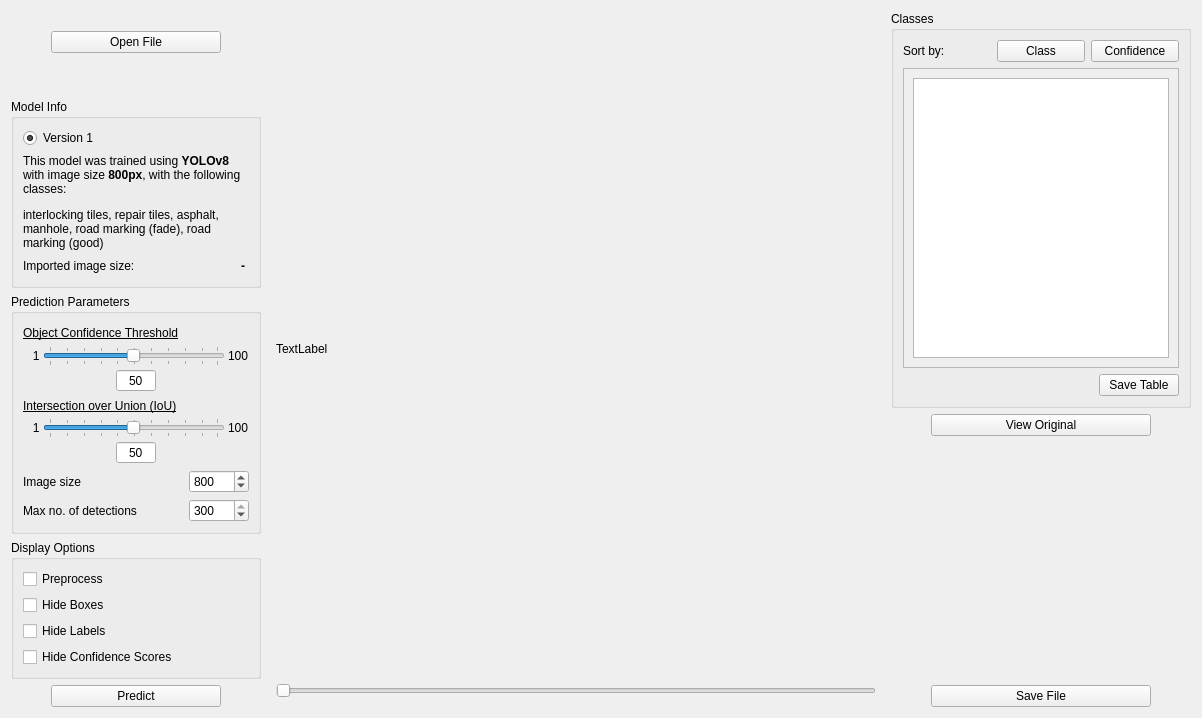
      <widget class="QWidget" name="imageSegment_tab">
       <attribute name="title">
        <string>Image Segmentation</string>
       </attribute>
       <layout class="QHBoxLayout" name="horizontalLayout_10">
        <item>
         <layout class="QVBoxLayout" name="verticalLayout_6">
          <item>
           <spacer name="verticalSpacer_3">
            <property name="orientation">
             <enum>Qt::Vertical</enum>
            </property>
            <property name="sizeType">
             <enum>QSizePolicy::Fixed</enum>
            </property>
            <property name="sizeHint" stdset="0">
             <size>
              <width>20</width>
              <height>20</height>
             </size>
            </property>
           </spacer>
          </item>
          <item>
           <layout class="QHBoxLayout" name="horizontalLayout_8">
            <item>
             <spacer name="horizontalSpacer_8">
              <property name="orientation">
               <enum>Qt::Horizontal</enum>
              </property>
              <property name="sizeType">
               <enum>QSizePolicy::Fixed</enum>
              </property>
              <property name="sizeHint" stdset="0">
               <size>
                <width>40</width>
                <height>20</height>
               </size>
              </property>
             </spacer>
            </item>
            <item>
             <widget class="QPushButton" name="openFile_Button">
              <property name="styleSheet">
               <string notr="true"/>
              </property>
              <property name="text">
               <string>Open File</string>
              </property>
             </widget>
            </item>
            <item>
             <spacer name="horizontalSpacer_7">
              <property name="orientation">
               <enum>Qt::Horizontal</enum>
              </property>
              <property name="sizeType">
               <enum>QSizePolicy::Fixed</enum>
              </property>
              <property name="sizeHint" stdset="0">
               <size>
                <width>40</width>
                <height>20</height>
               </size>
              </property>
             </spacer>
            </item>
           </layout>
          </item>
          <item>
           <spacer name="verticalSpacer_4">
            <property name="orientation">
             <enum>Qt::Vertical</enum>
            </property>
            <property name="sizeHint" stdset="0">
             <size>
              <width>20</width>
              <height>40</height>
             </size>
            </property>
           </spacer>
          </item>
          <item>
           <widget class="QGroupBox" name="info_groupBox">
            <property name="minimumSize">
             <size>
              <width>250</width>
              <height>0</height>
             </size>
            </property>
            <property name="maximumSize">
             <size>
              <width>250</width>
              <height>16777215</height>
             </size>
            </property>
            <property name="title">
             <string>Model Info</string>
            </property>
            <layout class="QGridLayout" name="gridLayout">
             <item row="4" column="0">
              <layout class="QHBoxLayout" name="horizontalLayout_11">
               <item>
                <widget class="QLabel" name="label">
                 <property name="text">
                  <string>Imported image size:</string>
                 </property>
                </widget>
               </item>
               <item>
                <spacer name="horizontalSpacer_11">
                 <property name="orientation">
                  <enum>Qt::Horizontal</enum>
                 </property>
                 <property name="sizeHint" stdset="0">
                  <size>
                   <width>40</width>
                   <height>20</height>
                  </size>
                 </property>
                </spacer>
               </item>
               <item>
                <widget class="QLabel" name="imageSizeInfo_label">
                 <property name="text">
                  <string>&lt;html&gt;&lt;head/&gt;&lt;body&gt;&lt;p&gt;&lt;span style=&quot; font-weight:600;&quot;&gt;  - &lt;/span&gt;&lt;/p&gt;&lt;/body&gt;&lt;/html&gt;</string>
                 </property>
                </widget>
               </item>
              </layout>
             </item>
             <item row="1" column="0">
              <widget class="QLabel" name="label_2">
               <property name="text">
                <string>&lt;html&gt;&lt;head/&gt;&lt;body&gt;&lt;p&gt;This model was trained using &lt;span style=&quot; font-weight:600;&quot;&gt;YOLOv8&lt;/span&gt; with image size &lt;span style=&quot; font-weight:600;&quot;&gt;800px&lt;/span&gt;, with the following classes:&lt;/p&gt;&lt;p&gt;interlocking tiles, repair tiles, asphalt, manhole, road marking (fade), road marking (good)&lt;/p&gt;&lt;/body&gt;&lt;/html&gt;</string>
               </property>
               <property name="wordWrap">
                <bool>true</bool>
               </property>
              </widget>
             </item>
             <item row="0" column="0">
              <widget class="QRadioButton" name="modelV1_radioButton">
               <property name="text">
                <string>Version 1</string>
               </property>
               <property name="checkable">
                <bool>true</bool>
               </property>
               <property name="checked">
                <bool>true</bool>
               </property>
              </widget>
             </item>
            </layout>
           </widget>
          </item>
          <item>
           <widget class="QGroupBox" name="predictParams_groupBox">
            <property name="maximumSize">
             <size>
              <width>250</width>
              <height>16777215</height>
             </size>
            </property>
            <property name="title">
             <string>Prediction Parameters</string>
            </property>
            <layout class="QVBoxLayout" name="verticalLayout_4">
             <item>
              <layout class="QVBoxLayout" name="verticalLayout">
               <property name="spacing">
                <number>3</number>
               </property>
               <item>
                <layout class="QHBoxLayout" name="horizontalLayout_3">
                 <item>
                  <widget class="QLabel" name="label_6">
                   <property name="text">
                    <string>&lt;html&gt;&lt;head/&gt;&lt;body&gt;&lt;p&gt;&lt;span style=&quot; text-decoration: underline;&quot;&gt;Object Confidence Threshold&lt;/span&gt;&lt;/p&gt;&lt;/body&gt;&lt;/html&gt;</string>
                   </property>
                  </widget>
                 </item>
                 <item>
                  <spacer name="horizontalSpacer_3">
                   <property name="orientation">
                    <enum>Qt::Horizontal</enum>
                   </property>
                   <property name="sizeHint" stdset="0">
                    <size>
                     <width>40</width>
                     <height>20</height>
                    </size>
                   </property>
                  </spacer>
                 </item>
                </layout>
               </item>
               <item>
                <layout class="QHBoxLayout" name="horizontalLayout_2">
                 <item>
                  <widget class="QLabel" name="minConf_label">
                   <property name="text">
                    <string>   1</string>
                   </property>
                  </widget>
                 </item>
                 <item>
                  <widget class="QSlider" name="conf_Slider">
                   <property name="maximumSize">
                    <size>
                     <width>16777215</width>
                     <height>20</height>
                    </size>
                   </property>
                   <property name="minimum">
                    <number>1</number>
                   </property>
                   <property name="maximum">
                    <number>100</number>
                   </property>
                   <property name="singleStep">
                    <number>1</number>
                   </property>
                   <property name="pageStep">
                    <number>10</number>
                   </property>
                   <property name="sliderPosition">
                    <number>50</number>
                   </property>
                   <property name="orientation">
                    <enum>Qt::Horizontal</enum>
                   </property>
                   <property name="tickPosition">
                    <enum>QSlider::TicksBothSides</enum>
                   </property>
                   <property name="tickInterval">
                    <number>10</number>
                   </property>
                  </widget>
                 </item>
                 <item>
                  <widget class="QLabel" name="maxConf_label">
                   <property name="text">
                    <string>100</string>
                   </property>
                  </widget>
                 </item>
                </layout>
               </item>
               <item>
                <layout class="QHBoxLayout" name="horizontalLayout">
                 <item>
                  <spacer name="horizontalSpacer">
                   <property name="orientation">
                    <enum>Qt::Horizontal</enum>
                   </property>
                   <property name="sizeHint" stdset="0">
                    <size>
                     <width>40</width>
                     <height>20</height>
                    </size>
                   </property>
                  </spacer>
                 </item>
                 <item>
                  <widget class="QSpinBox" name="confValue_spinBox">
                   <property name="minimumSize">
                    <size>
                     <width>40</width>
                     <height>0</height>
                    </size>
                   </property>
                   <property name="styleSheet">
                    <string notr="true"/>
                   </property>
                   <property name="alignment">
                    <set>Qt::AlignCenter</set>
                   </property>
                   <property name="buttonSymbols">
                    <enum>QAbstractSpinBox::NoButtons</enum>
                   </property>
                   <property name="minimum">
                    <number>1</number>
                   </property>
                   <property name="maximum">
                    <number>100</number>
                   </property>
                   <property name="singleStep">
                    <number>5</number>
                   </property>
                   <property name="value">
                    <number>50</number>
                   </property>
                  </widget>
                 </item>
                 <item>
                  <spacer name="horizontalSpacer_2">
                   <property name="orientation">
                    <enum>Qt::Horizontal</enum>
                   </property>
                   <property name="sizeHint" stdset="0">
                    <size>
                     <width>40</width>
                     <height>20</height>
                    </size>
                   </property>
                  </spacer>
                 </item>
                </layout>
               </item>
              </layout>
             </item>
             <item>
              <layout class="QVBoxLayout" name="verticalLayout_3">
               <property name="spacing">
                <number>3</number>
               </property>
               <item>
                <layout class="QHBoxLayout" name="horizontalLayout_4">
                 <item>
                  <widget class="QLabel" name="label_7">
                   <property name="text">
                    <string>&lt;html&gt;&lt;head/&gt;&lt;body&gt;&lt;p&gt;&lt;span style=&quot; text-decoration: underline;&quot;&gt;Intersection over Union (IoU)&lt;/span&gt;&lt;/p&gt;&lt;/body&gt;&lt;/html&gt;</string>
                   </property>
                  </widget>
                 </item>
                 <item>
                  <spacer name="horizontalSpacer_4">
                   <property name="orientation">
                    <enum>Qt::Horizontal</enum>
                   </property>
                   <property name="sizeHint" stdset="0">
                    <size>
                     <width>13</width>
                     <height>17</height>
                    </size>
                   </property>
                  </spacer>
                 </item>
                </layout>
               </item>
               <item>
                <layout class="QHBoxLayout" name="horizontalLayout_5">
                 <item>
                  <widget class="QLabel" name="minIoU_label">
                   <property name="text">
                    <string>   1</string>
                   </property>
                  </widget>
                 </item>
                 <item>
                  <widget class="QSlider" name="IoU_Slider">
                   <property name="maximumSize">
                    <size>
                     <width>16777215</width>
                     <height>20</height>
                    </size>
                   </property>
                   <property name="minimum">
                    <number>1</number>
                   </property>
                   <property name="maximum">
                    <number>100</number>
                   </property>
                   <property name="singleStep">
                    <number>1</number>
                   </property>
                   <property name="pageStep">
                    <number>10</number>
                   </property>
                   <property name="sliderPosition">
                    <number>50</number>
                   </property>
                   <property name="orientation">
                    <enum>Qt::Horizontal</enum>
                   </property>
                   <property name="tickPosition">
                    <enum>QSlider::TicksBothSides</enum>
                   </property>
                   <property name="tickInterval">
                    <number>10</number>
                   </property>
                  </widget>
                 </item>
                 <item>
                  <widget class="QLabel" name="maxIoU_label">
                   <property name="text">
                    <string>100</string>
                   </property>
                  </widget>
                 </item>
                </layout>
               </item>
               <item>
                <layout class="QHBoxLayout" name="horizontalLayout_6">
                 <item>
                  <spacer name="horizontalSpacer_5">
                   <property name="orientation">
                    <enum>Qt::Horizontal</enum>
                   </property>
                   <property name="sizeHint" stdset="0">
                    <size>
                     <width>40</width>
                     <height>20</height>
                    </size>
                   </property>
                  </spacer>
                 </item>
                 <item>
                  <widget class="QSpinBox" name="iouValue_spinBox">
                   <property name="minimumSize">
                    <size>
                     <width>40</width>
                     <height>0</height>
                    </size>
                   </property>
                   <property name="alignment">
                    <set>Qt::AlignCenter</set>
                   </property>
                   <property name="buttonSymbols">
                    <enum>QAbstractSpinBox::NoButtons</enum>
                   </property>
                   <property name="minimum">
                    <number>1</number>
                   </property>
                   <property name="maximum">
                    <number>100</number>
                   </property>
                   <property name="singleStep">
                    <number>5</number>
                   </property>
                   <property name="value">
                    <number>50</number>
                   </property>
                  </widget>
                 </item>
                 <item>
                  <spacer name="horizontalSpacer_6">
                   <property name="orientation">
                    <enum>Qt::Horizontal</enum>
                   </property>
                   <property name="sizeHint" stdset="0">
                    <size>
                     <width>40</width>
                     <height>20</height>
                    </size>
                   </property>
                  </spacer>
                 </item>
                </layout>
               </item>
              </layout>
             </item>
             <item>
              <layout class="QHBoxLayout" name="horizontalLayout_7">
               <item>
                <widget class="QLabel" name="label_11">
                 <property name="text">
                  <string>Image size</string>
                 </property>
                </widget>
               </item>
               <item>
                <spacer name="horizontalSpacer_24">
                 <property name="orientation">
                  <enum>Qt::Horizontal</enum>
                 </property>
                 <property name="sizeHint" stdset="0">
                  <size>
                   <width>40</width>
                   <height>20</height>
                  </size>
                 </property>
                </spacer>
               </item>
               <item>
                <widget class="QSpinBox" name="imageSize_spinBox">
                 <property name="minimumSize">
                  <size>
                   <width>60</width>
                   <height>0</height>
                  </size>
                 </property>
                 <property name="maximumSize">
                  <size>
                   <width>80</width>
                   <height>16777215</height>
                  </size>
                 </property>
                 <property name="minimum">
                  <number>400</number>
                 </property>
                 <property name="maximum">
                  <number>1280</number>
                 </property>
                 <property name="value">
                  <number>800</number>
                 </property>
                </widget>
               </item>
              </layout>
             </item>
             <item>
              <layout class="QHBoxLayout" name="horizontalLayout_15">
               <item>
                <widget class="QLabel" name="label_3">
                 <property name="text">
                  <string>Max no. of detections</string>
                 </property>
                </widget>
               </item>
               <item>
                <spacer name="horizontalSpacer_25">
                 <property name="orientation">
                  <enum>Qt::Horizontal</enum>
                 </property>
                 <property name="sizeHint" stdset="0">
                  <size>
                   <width>40</width>
                   <height>20</height>
                  </size>
                 </property>
                </spacer>
               </item>
               <item>
                <widget class="QSpinBox" name="maxDet_spinBox">
                 <property name="minimumSize">
                  <size>
                   <width>60</width>
                   <height>0</height>
                  </size>
                 </property>
                 <property name="maximumSize">
                  <size>
                   <width>80</width>
                   <height>16777215</height>
                  </size>
                 </property>
                 <property name="minimum">
                  <number>1</number>
                 </property>
                 <property name="maximum">
                  <number>300</number>
                 </property>
                 <property name="value">
                  <number>300</number>
                 </property>
                </widget>
               </item>
              </layout>
             </item>
            </layout>
           </widget>
          </item>
          <item>
           <widget class="QGroupBox" name="displayOptions_groupBox">
            <property name="maximumSize">
             <size>
              <width>250</width>
              <height>16777215</height>
             </size>
            </property>
            <property name="title">
             <string>Display Options</string>
            </property>
            <layout class="QVBoxLayout" name="verticalLayout_2">
             <item>
              <widget class="QCheckBox" name="preprocess_checkBox">
               <property name="text">
                <string>Preprocess</string>
               </property>
              </widget>
             </item>
             <item>
              <widget class="QCheckBox" name="hideBoxes_checkBox">
               <property name="text">
                <string>Hide Boxes</string>
               </property>
              </widget>
             </item>
             <item>
              <widget class="QCheckBox" name="hideLabels_checkBox">
               <property name="text">
                <string>Hide Labels</string>
               </property>
              </widget>
             </item>
             <item>
              <widget class="QCheckBox" name="hideConf_checkBox">
               <property name="text">
                <string>Hide Confidence Scores</string>
               </property>
              </widget>
             </item>
            </layout>
           </widget>
          </item>
          <item>
           <layout class="QHBoxLayout" name="horizontalLayout_12">
            <item>
             <spacer name="horizontalSpacer_13">
              <property name="orientation">
               <enum>Qt::Horizontal</enum>
              </property>
              <property name="sizeType">
               <enum>QSizePolicy::Fixed</enum>
              </property>
              <property name="sizeHint" stdset="0">
               <size>
                <width>40</width>
                <height>20</height>
               </size>
              </property>
             </spacer>
            </item>
            <item>
             <widget class="QPushButton" name="predict_Button">
              <property name="styleSheet">
               <string notr="true"/>
              </property>
              <property name="text">
               <string>Predict</string>
              </property>
             </widget>
            </item>
            <item>
             <spacer name="horizontalSpacer_12">
              <property name="orientation">
               <enum>Qt::Horizontal</enum>
              </property>
              <property name="sizeType">
               <enum>QSizePolicy::Fixed</enum>
              </property>
              <property name="sizeHint" stdset="0">
               <size>
                <width>40</width>
                <height>20</height>
               </size>
              </property>
             </spacer>
            </item>
           </layout>
          </item>
         </layout>
        </item>
        <item>
         <widget class="QStackedWidget" name="stackedWidget">
          <property name="currentIndex">
           <number>0</number>
          </property>
          <widget class="QWidget" name="page">
           <layout class="QGridLayout" name="gridLayout_4">
            <item row="0" column="0">
             <widget class="QLabel" name="video_label">
              <property name="text">
               <string>TextLabel</string>
              </property>
             </widget>
            </item>
            <item row="1" column="0">
             <widget class="QSlider" name="video_Slider">
              <property name="maximumSize">
               <size>
                <width>16777215</width>
                <height>15</height>
               </size>
              </property>
              <property name="orientation">
               <enum>Qt::Horizontal</enum>
              </property>
             </widget>
            </item>
           </layout>
          </widget>
          <widget class="QWidget" name="page_2">
           <layout class="QGridLayout" name="gridLayout_5">
            <item row="0" column="0">
             <widget class="QLabel" name="photo_label">
              <property name="minimumSize">
               <size>
                <width>600</width>
                <height>0</height>
               </size>
              </property>
              <property name="maximumSize">
               <size>
                <width>800</width>
                <height>16777215</height>
               </size>
              </property>
              <property name="text">
               <string>TextLabel</string>
              </property>
              <property name="alignment">
               <set>Qt::AlignCenter</set>
              </property>
             </widget>
            </item>
            <item row="1" column="0">
             <spacer name="verticalSpacer">
              <property name="orientation">
               <enum>Qt::Vertical</enum>
              </property>
              <property name="sizeType">
               <enum>QSizePolicy::Fixed</enum>
              </property>
              <property name="sizeHint" stdset="0">
               <size>
                <width>20</width>
                <height>15</height>
               </size>
              </property>
             </spacer>
            </item>
           </layout>
          </widget>
         </widget>
        </item>
        <item>
         <layout class="QVBoxLayout" name="verticalLayout_5">
          <item>
           <widget class="QGroupBox" name="classes_groupBox">
            <property name="minimumSize">
             <size>
              <width>300</width>
              <height>0</height>
             </size>
            </property>
            <property name="maximumSize">
             <size>
              <width>300</width>
              <height>16777215</height>
             </size>
            </property>
            <property name="title">
             <string>Classes</string>
            </property>
            <layout class="QGridLayout" name="gridLayout_2">
             <item row="4" column="0">
              <layout class="QHBoxLayout" name="horizontalLayout_14">
               <item>
                <spacer name="horizontalSpacer_16">
                 <property name="orientation">
                  <enum>Qt::Horizontal</enum>
                 </property>
                 <property name="sizeType">
                  <enum>QSizePolicy::Expanding</enum>
                 </property>
                 <property name="sizeHint" stdset="0">
                  <size>
                   <width>40</width>
                   <height>20</height>
                  </size>
                 </property>
                </spacer>
               </item>
               <item>
                <widget class="QPushButton" name="saveTable_Button">
                 <property name="maximumSize">
                  <size>
                   <width>100</width>
                   <height>16777215</height>
                  </size>
                 </property>
                 <property name="text">
                  <string>Save Table</string>
                 </property>
                </widget>
               </item>
              </layout>
             </item>
             <item row="0" column="0">
              <layout class="QHBoxLayout" name="horizontalLayout_16">
               <item>
                <widget class="QLabel" name="label_4">
                 <property name="text">
                  <string>Sort by:</string>
                 </property>
                </widget>
               </item>
               <item>
                <widget class="QPushButton" name="sortClass_Button">
                 <property name="text">
                  <string>Class</string>
                 </property>
                </widget>
               </item>
               <item>
                <widget class="QPushButton" name="sortConf_Button">
                 <property name="text">
                  <string>Confidence</string>
                 </property>
                </widget>
               </item>
              </layout>
             </item>
             <item row="1" column="0" rowspan="2">
              <widget class="QScrollArea" name="scrollArea">
               <property name="minimumSize">
                <size>
                 <width>0</width>
                 <height>300</height>
                </size>
               </property>
               <property name="widgetResizable">
                <bool>true</bool>
               </property>
               <widget class="QWidget" name="scrollAreaWidgetContents">
                <property name="geometry">
                 <rect>
                  <x>0</x>
                  <y>0</y>
                  <width>274</width>
                  <height>298</height>
                 </rect>
                </property>
                <layout class="QGridLayout" name="gridLayout_3">
                 <item row="0" column="0">
                  <widget class="QTableWidget" name="result_table"/>
                 </item>
                </layout>
               </widget>
              </widget>
             </item>
            </layout>
           </widget>
          </item>
          <item>
           <layout class="QHBoxLayout" name="horizontalLayout_13">
            <item>
             <spacer name="horizontalSpacer_14">
              <property name="orientation">
               <enum>Qt::Horizontal</enum>
              </property>
              <property name="sizeType">
               <enum>QSizePolicy::Fixed</enum>
              </property>
              <property name="sizeHint" stdset="0">
               <size>
                <width>40</width>
                <height>20</height>
               </size>
              </property>
             </spacer>
            </item>
            <item>
             <widget class="QPushButton" name="viewOriginal_Button">
              <property name="text">
               <string>View Original</string>
              </property>
             </widget>
            </item>
            <item>
             <spacer name="horizontalSpacer_15">
              <property name="orientation">
               <enum>Qt::Horizontal</enum>
              </property>
              <property name="sizeType">
               <enum>QSizePolicy::Fixed</enum>
              </property>
              <property name="sizeHint" stdset="0">
               <size>
                <width>40</width>
                <height>20</height>
               </size>
              </property>
             </spacer>
            </item>
           </layout>
          </item>
          <item>
           <spacer name="verticalSpacer_2">
            <property name="orientation">
             <enum>Qt::Vertical</enum>
            </property>
            <property name="sizeHint" stdset="0">
             <size>
              <width>20</width>
              <height>40</height>
             </size>
            </property>
           </spacer>
          </item>
          <item>
           <layout class="QHBoxLayout" name="horizontalLayout_9">
            <item>
             <spacer name="horizontalSpacer_9">
              <property name="orientation">
               <enum>Qt::Horizontal</enum>
              </property>
              <property name="sizeType">
               <enum>QSizePolicy::Fixed</enum>
              </property>
              <property name="sizeHint" stdset="0">
               <size>
                <width>40</width>
                <height>20</height>
               </size>
              </property>
             </spacer>
            </item>
            <item>
             <widget class="QPushButton" name="saveFile_Button">
              <property name="styleSheet">
               <string notr="true"/>
              </property>
              <property name="text">
               <string>Save File</string>
              </property>
             </widget>
            </item>
            <item>
             <spacer name="horizontalSpacer_10">
              <property name="orientation">
               <enum>Qt::Horizontal</enum>
              </property>
              <property name="sizeType">
               <enum>QSizePolicy::Fixed</enum>
              </property>
              <property name="sizeHint" stdset="0">
               <size>
                <width>40</width>
                <height>20</height>
               </size>
              </property>
             </spacer>
            </item>
           </layout>
          </item>
         </layout>
        </item>
       </layout>
      </widget>
